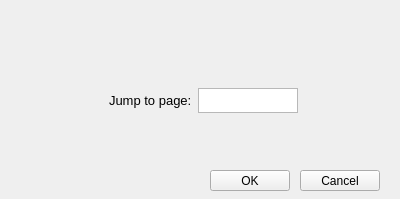
<?xml version="1.0" encoding="UTF-8"?>
<ui version="4.0">
 <class>PageJumpWindow</class>
 <widget class="QWidget" name="PageJumpWindow">
  <property name="geometry">
   <rect>
    <x>0</x>
    <y>0</y>
    <width>400</width>
    <height>199</height>
   </rect>
  </property>
  <property name="windowTitle">
   <string>Form</string>
  </property>
  <widget class="QWidget" name="formLayoutWidget">
   <property name="geometry">
    <rect>
     <x>0</x>
     <y>0</y>
     <width>401</width>
     <height>201</height>
    </rect>
   </property>
   <layout class="QFormLayout" name="formLayout">
    <property name="labelAlignment">
     <set>Qt::AlignCenter</set>
    </property>
    <property name="formAlignment">
     <set>Qt::AlignCenter</set>
    </property>
    <item row="0" column="0">
     <widget class="QLabel" name="label">
      <property name="font">
       <font>
        <pointsize>10</pointsize>
       </font>
      </property>
      <property name="text">
       <string>Jump to page:</string>
      </property>
     </widget>
    </item>
    <item row="0" column="1">
     <widget class="QPlainTextEdit" name="pageNum">
      <property name="sizePolicy">
       <sizepolicy hsizetype="Minimum" vsizetype="Minimum">
        <horstretch>0</horstretch>
        <verstretch>0</verstretch>
       </sizepolicy>
      </property>
      <property name="maximumSize">
       <size>
        <width>100</width>
        <height>25</height>
       </size>
      </property>
     </widget>
    </item>
   </layout>
  </widget>
  <widget class="QPushButton" name="cancelButton">
   <property name="geometry">
    <rect>
     <x>300</x>
     <y>170</y>
     <width>80</width>
     <height>21</height>
    </rect>
   </property>
   <property name="text">
    <string>Cancel</string>
   </property>
  </widget>
  <widget class="QPushButton" name="okButton">
   <property name="geometry">
    <rect>
     <x>210</x>
     <y>170</y>
     <width>80</width>
     <height>21</height>
    </rect>
   </property>
   <property name="text">
    <string>OK</string>
   </property>
  </widget>
 </widget>
 <resources/>
 <connections/>
</ui>
